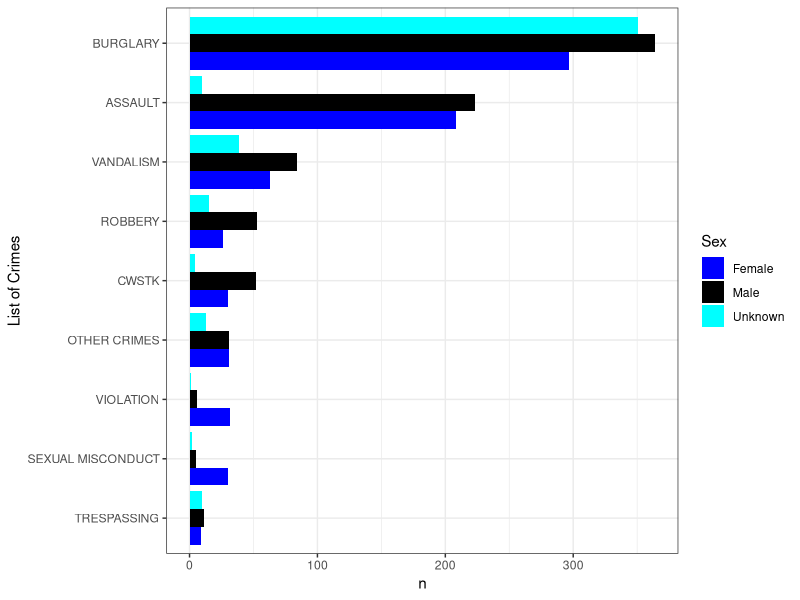
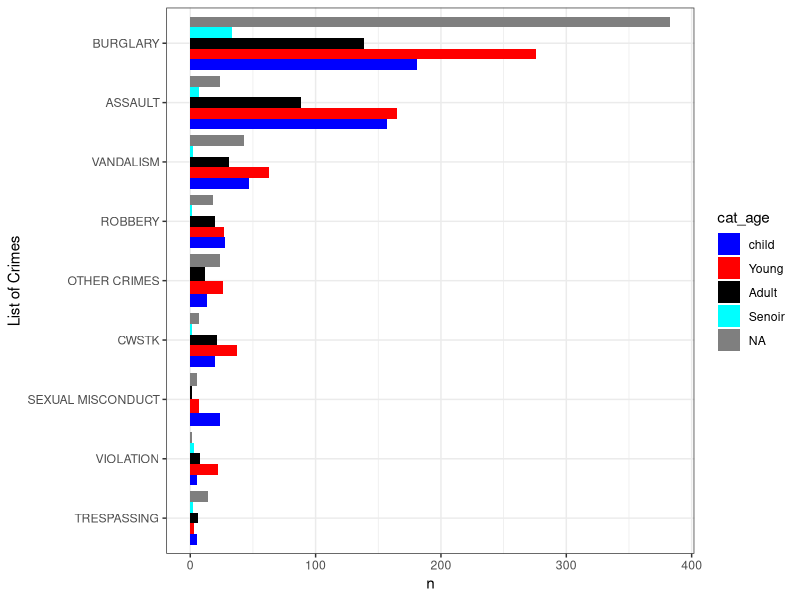

Write the R code that produced these figures, in order.
## ---- chunk 1
library(tidyverse)
## ---- chunk 2
data<-read.csv("Subset_data.csv")
## ---- chunk 3
for(i in 1:length(data$Crm.Cd.Desc)){
if(str_detect(data$Crm.Cd.Desc[i],"ASSAULT")==TRUE & 
   str_detect(data$Crm.Cd.Desc[i],"SEXUAL")!=TRUE){
  data$crime[i]<-"ASSAULT"
} else if(str_detect(data$Crm.Cd.Desc[i],"VIOLATION")==TRUE){
  data$crime[i]<-"VIOLATION"
}  else if(str_detect(data$Crm.Cd.Desc[i],"BURGLARY")==TRUE|
           str_detect(data$Crm.Cd.Desc[i],"STOLEN")==TRUE|
            str_detect(data$Crm.Cd.Desc[i],"THEFT")==TRUE){
  data$crime[i]<-"BURGLARY"
} else if(str_detect(data$Crm.Cd.Desc[i],"SEX")==TRUE|str_detect(data$Crm.Cd.Desc[i],"RAPE")==TRUE){
  data$crime[i]<-"SEXUAL MISCONDUCT"
} else if(str_detect(data$Crm.Cd.Desc[i],"VANDALISM")==TRUE){
  data$crime[i]<-"VANDALISM"
} else if(str_detect(data$Crm.Cd.Desc[i],"CRIMINAL")==TRUE|
          str_detect(data$Crm.Cd.Desc[i],"WEAPON")==TRUE|
          str_detect(data$Crm.Cd.Desc[i],"SHOTS")==TRUE|
          str_detect(data$Crm.Cd.Desc[i],"THREAT")==TRUE|
          str_detect(data$Crm.Cd.Desc[i],"KIDNAP")==TRUE){
  data$crime[i]<-"CWSTK"
} else if(str_detect(data$Crm.Cd.Desc[i],"ROBBERY")==TRUE){
  data$crime[i]<-"ROBBERY"
} else if(str_detect(data$Crm.Cd.Desc[i],"TRESPASSING")==TRUE){
  data$crime[i]<-"TRESPASSING"
}else data$crime[i]<-"OTHER CRIMES"
}

data$Sex<-ifelse(data$Vict.Sex=="M","Male",ifelse(data$Vict.Sex=="F","Female","Unknown"))
## ---- chunk 4
data %>%
  group_by(crime,Sex) %>% 
  count() %>% 
  ungroup() %>% 
      ggplot()+
        aes(x=reorder(crime,n),y=n,fill=Sex)+
        geom_col(position = "dodge")+
        coord_flip()+
          scale_fill_manual(values = c("blue", "black", "cyan"))+
          labs(x="List of Crimes")+
          theme_bw()
## ---- chunk 5
#add new column that cuts "Victim's age" into categories
data$cat_age <- cut(data$Vict.Age,
              breaks=c(10,30,50,70,100),
              labels=c('child', 'Young', 'Adult', 'Senoir'))

data %>%
  group_by(crime,cat_age) %>% 
  count() %>% 
  ungroup() %>% 
  ggplot()+
  aes(x=reorder(crime,n),y=n,fill=cat_age)+
  geom_col(position = "dodge")+
  coord_flip()+
  scale_fill_manual(values = c("blue","red", "black", "cyan"))+
  labs(x="List of Crimes")+
  theme_bw()


## ---- chunk 6
knitr::kable(data %>% 
  filter(crime=="BURGLARY") %>% 
  count(Premis.Desc) %>% 
  mutate(prop=prop.table(n)) %>% 
  filter(prop>0.030) %>% 
  select(Premis.Desc) %>% 
    rename("Premis of Burglary"="Premis.Desc"))
## ---- chunk 7
knitr::kable(data %>% 
  filter(crime=="ASSAULT") %>% 
  count(Premis.Desc) %>% 
  mutate(prop=prop.table(n)) %>% 
  filter(prop>=0.03) %>% 
  select(Premis.Desc) %>% 
    rename("Premis of Assault"="Premis.Desc"))
## ---- chunk 8
knitr::kable(data %>% 
  filter(crime=="SEXUAL MISCONDUCT") %>% 
  count(Premis.Desc) %>% 
  mutate(prop=prop.table(n)) %>% 
  filter(prop>=0.03) %>% 
  select(Premis.Desc) %>% 
    rename("Premis of Sexual Misconduct"="Premis.Desc"))
## ---- chunk 9
knitr::kable(data %>% 
  filter(crime=="CWSTK") %>% 
  count(Premis.Desc) %>% 
  mutate(prop=prop.table(n)) %>% 
  filter(prop>=0.03) %>% 
  select(Premis.Desc) %>% 
    rename("Premis of CWSTK"="Premis.Desc"))
